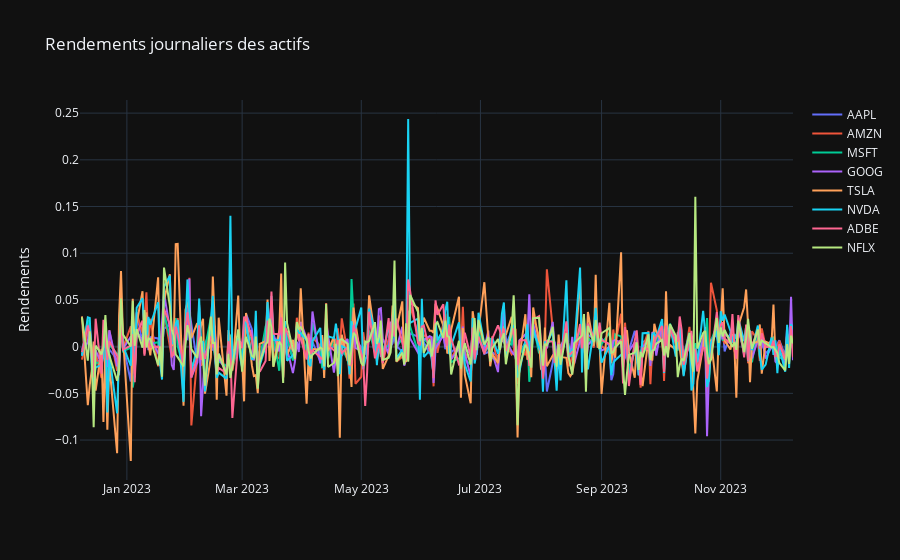

Notebook source saved alongside this figure:
### Code cell
returns = compute_portfolio_return(data)
# Affichage des rendements journaliers
fig = go.Figure()
for a in assets:
    fig.add_trace(go.Scatter(x=returns.index, y=returns[a], name=a))
fig.update_layout(title='Rendements journaliers des actifs', yaxis_title='Rendements')
fig.show()

### Figure 1 — Plotly figure (JSON) as saved in the notebook; plotly's stock layout.template omitted (floating-point values rounded to 4 significant figures; data arrays with more than 128 entries replaced by an {"elided": "..."} marker saying what was removed)
{"data": [{"name": "AAPL", "type": "scatter", "x": {"elided": "252 str values"}, "y": {"elided": "252 float values"}}, {"name": "AMZN", "type": "scatter", "x": {"elided": "252 str values"}, "y": {"elided": "252 float values"}}, {"name": "MSFT", "type": "scatter", "x": {"elided": "252 str values"}, "y": {"elided": "252 float values"}}, {"name": "GOOG", "type": "scatter", "x": {"elided": "252 str values"}, "y": {"elided": "252 float values"}}, {"name": "TSLA", "type": "scatter", "x": {"elided": "252 str values"}, "y": {"elided": "252 float values"}}, {"name": "NVDA", "type": "scatter", "x": {"elided": "252 str values"}, "y": {"elided": "252 float values"}}, {"name": "ADBE", "type": "scatter", "x": {"elided": "252 str values"}, "y": {"elided": "252 float values"}}, {"name": "NFLX", "type": "scatter", "x": {"elided": "252 str values"}, "y": {"elided": "252 float values"}}], "layout": {"title": {"text": "Rendements journaliers des actifs"}, "yaxis": {"title": {"text": "Rendements"}}}}
